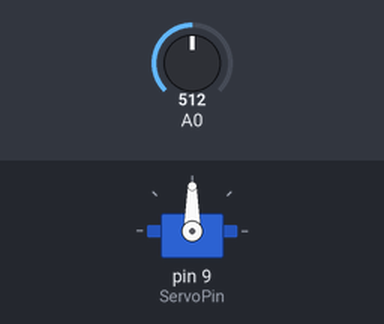
Bench run of a sketch on a simulated Arduino Uno, built with avr-gcc and run on an emulated ATmega328P. Parts: servo. The test bench sets the inputs (shaded band); at power-on: A0 = 512.

Above: at 0.05 s.
At 2.0 s:
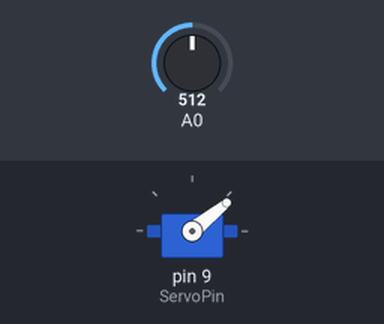
At 3.95 s:
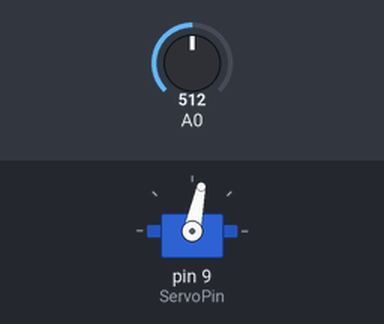
At 8.9 s:
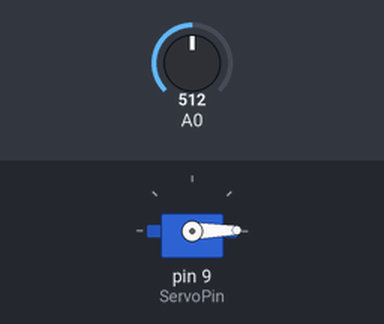
Timing chart, 0 to 11.6 s (numbered marks = the images above):
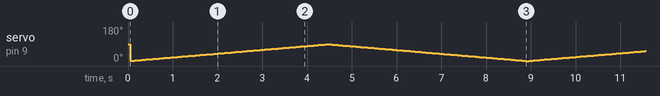

The sketch:

servoRobot.ino
```cpp
#include <Servo.h>
#define UMBRAL_ANGULOS 20

Servo servo;

const int ServoPin = 9;
int valorAnterior = 0;
unsigned long milisPrevios = 0;
const long intervalo = 50;

int diferencia(int num1, int num2) {
  int resultado = num1 - num2;
  if (resultado < 0)
    resultado = resultado * (-1);
  return resultado;
}

void setup() {
  Serial.begin(9600);
  servo.attach(ServoPin);
}

void loop() {
  int valorAnalogico = analogRead(A0);
  int angulo = map(valorAnalogico, 0, 1023, 0, 85);
  //unsigned long milisActuales = millis();

  /* if((milisActuales - milisPrevios) >= intervalo){
    milisPrevios = milisActuales;
    angulo = map(valorAnalogico, 0, 1023, 0, 85);

    Serial.println (diferencia(angulo, valorAnterior));
  } else
    valorAnterior = angulo;*/

  //if(diferencia(angulo, valorAnterior) > UMBRAL_ANGULOS)
  int rotacion = 0;
  bool ladoA = true;
  bool ladoB = false;

  while (ladoA) {
    unsigned long milisActuales = millis();

    if (rotacion < 89 && ((milisActuales - milisPrevios) >= intervalo)) {
      rotacion++;
      servo.write(rotacion);
      milisPrevios = milisActuales;
    } else if (rotacion >= 89) {
      ladoB = true;
      ladoA = false;
    }
  }
  while (ladoB) {
    unsigned long milisActuales = millis();

    if (rotacion > 0 && ((milisActuales - milisPrevios) >= intervalo)) {
      rotacion--;
      servo.write(rotacion);
      milisPrevios = milisActuales;
    } else if (rotacion <= 0) {
      ladoA = true;
      ladoB = false;
    }
  }
  //servo.write(angulo);
}
```
